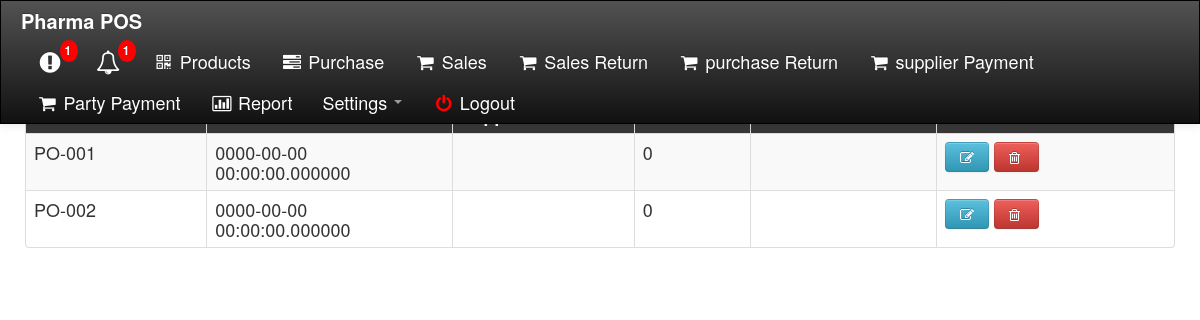
/supplierpayment/view.php (signed in), run on an earlier commit of the app's database.
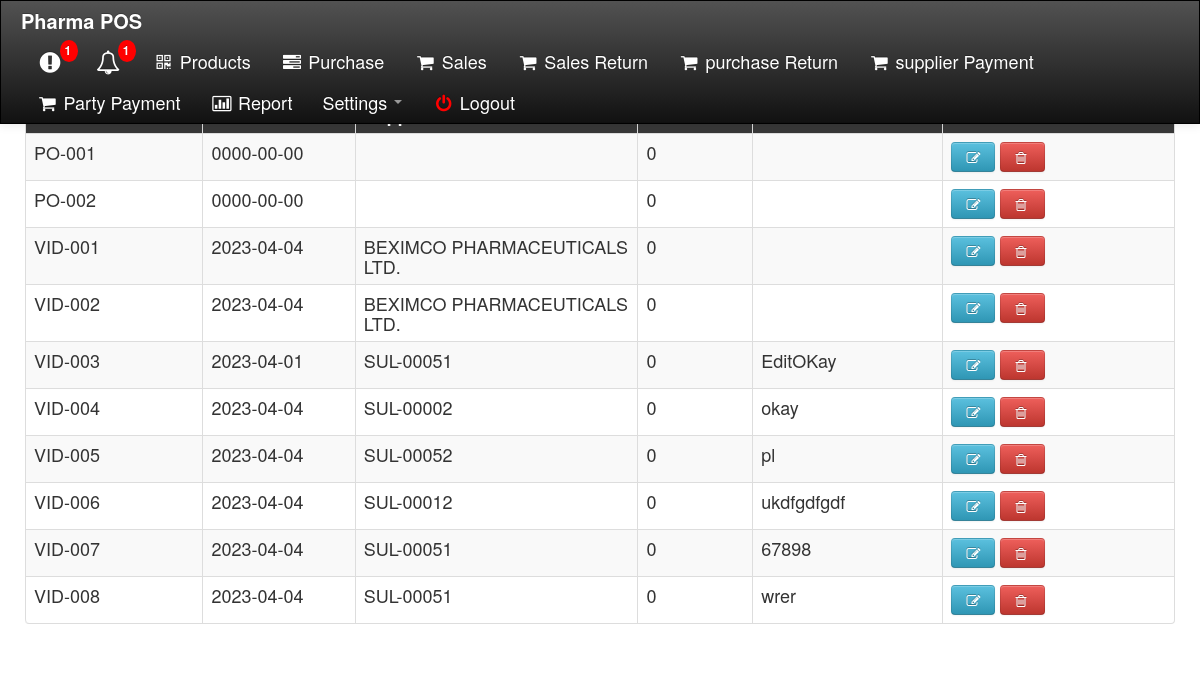
And on a later commit of the database.
### tables this page shows
CREATE TABLE `inv_supplierbalance` (
  `id` int(11) NOT NULL,
  `SBRefID` varchar(50) DEFAULT NULL,
  `SBDate` date DEFAULT NULL,
  `SBSupplierID` varchar(50) DEFAULT NULL,
  `SBDrAmount` float DEFAULT NULL,
  `SBCrAmount` float DEFAULT NULL,
  `SBRemark` varchar(255) DEFAULT NULL,
  `Type` varchar(50) DEFAULT NULL
);

### supplierpayment/view.php (the view, shortened to what this page needs)
<?php
       include('../dbcon.php');
?>
<!DOCTYPE html>
<html>
<head>
    <link rel="stylesheet" type="text/css" href="../css/bootstrap.css">
  <link rel="stylesheet" type="text/css" href="../css/font-awesome.min.css">
  <link rel="stylesheet" type="text/css" href="../css/bootstrap-responsive.css">
  <link rel="stylesheet" type="text/css" href="../src/facebox.css">
  <link rel="stylesheet" type="text/css" href="../css/style.css">
</head>
<body>
 <?php include('../top_menu.php'); ?>
    <?php
         $select_sql = "SELECT * FROM inv_supplier order by id";
         $select_query = mysqli_query($con,$select_sql);
         $row = mysqli_num_rows($select_query);
    ?>
      <div class="container" style="background-color:#fff;">
	   <div style="text-align:center;">
        Total Suppliers : <font color="green" style="font:bold 22px 'Aleo';">[<?php echo $row;?>]</font>
      </div>
    <div class="row">
      <div class="col-12">
        <form method="POST">
            <div style="height: auto;">
          <table id="table0" class="table table-bordered table-striped table-hover">
           <thead>
             <tr style="background-color: #383838; color: #FFFFFF;" >
			 <th width="3%">Voucher ID</th>
             <th width="3%">Date</th>
             <th width="3%">Supplier</th>
             <th width="1%">Amount</th>
			 <th width="3%">Remarks</th>
             <th width = "5%">Actions</th>
             </tr>
           </thead>
            <tbody>
        <?php include("../dbcon.php"); ?>
        <?php $sql = "SELECT * FROM inv_supplierbalance order by SBRefID asc"; ?>
        <?php $result =  mysqli_query($con,$sql); ?>
        <?php while( $row =  mysqli_fetch_array($result)) : ?>
        <tr style="">
			<td><?php echo $row['SBRefID']; ?></td>
            <td><?php echo $row['SBDate']; ?></td>
            <td><?php echo $row['SBSupplierID']; ?></td>
            <td><?php echo $row['SBDrAmount']; ?></td>
			<td><?php echo $row['SBRemark']; ?></td>
            <td>
			<a id="popup" href="update_view.php?SBRefID=<?php echo $row['SBRefID']?>"><button class="btn btn-info"><span class="icon-edit"></span></button></a>
          <button class="btn btn-danger delete" SBRefID="<?php echo $row['SBRefID']?>"><span class="icon-trash"></span>&nbsp;</button></td>
            </tr>
        <?php endwhile ?>
    </tbody>
           </table>
         </div>
      </form>
      </div>
    </div>
    </div>
 </body>
</html>

### top_menu.php (shortened to what this page needs)
<?php
$invoice_number = getDefaultCategoryCode('inv_issue', 'IssueID', '03d', '001', 'INV-');
$purchase_number = getDefaultCategoryCode('inv_receive', 'MRRNo', '03d', '001', 'PO-');
$voucher_number = getDefaultCategoryCode('inv_supplierpayment', 'voucherid', '03d', '001', 'VID-');
$dates= date('Y-m-d');
function getDefaultCategoryCode($table, $fieldName, $modifier, $defaultCode, $prefix){
    global $con;
    $sql    = "SELECT count($fieldName) as total_row FROM $table";
    $result = $con->query($sql);
    $lastRows   = $result->fetch_object();
    $number     = intval($lastRows->total_row) + 1;
    $defaultCode = $prefix.sprintf('%'.$modifier, $number);
    return $defaultCode;
}
 ?>
<div class="navbar navbar-inverse navbar-fixed-top">
	<div class=" navbar-inner">
		<div class="container-fluid">
			<a class="brand" href="#"><b>Pharma POS</b></a>
			<div class="nav-collapse">
				<ul class="nav pull-right">
					<li>
						<?php
							include("dbcon.php");
							$quantity = "10";
							$select_sql1 = "SELECT * FROM `stock` where `remain_quantity` <= '$quantity' and status='Available'";
							$result1 = mysqli_query($con,$select_sql1);
							$row2 = $result1->num_rows;
							if($row2 == 0)
								{
									echo ' <a  href="#" class="notification label-inverse" > <span class="icon-exclamation-sign icon-large"></span></a>';
								}
							else
								{
									echo ' <a  href="qty_alert.php" class="notification label-inverse" id="popup"> <span class="icon-exclamation-sign icon-large"></span> <span class="badge">'.$row2.'</span></a>';
								}
						?>
					</li>
					<li>
						<?php
							$date = date('d-m-Y');
							$inc_date = date("Y-m-d", strtotime("+6 month", strtotime($date)));
							$select_sql = "SELECT  * FROM stock WHERE expire_date <= '$inc_date' and status='Available' ";
							$result =  mysqli_query($con,$select_sql);
							$row1 = $result->num_rows;
							if($row1 == 0)
								{
									echo ' <a  href="#" class="notification label-inverse" > <span class="icon-bell icon-large"></span></a>';
								}
							else
								{
									echo ' <a  href="ex_alert.php" class="notification label-inverse" id="popup"> <span class="icon-bell icon-large"></span> <span class="badge">'.$row1.'</span></a>';
								}
						?>
					</li>
					<li><a href="product/view.php?invoice_number=<?php echo $purchase_number;?>&inv_date=<?php echo $dates; ?>"><span class="icon-qrcode"></span> Products</a></li>
					<li><a href="purchase.php?invoice_number=<?php echo $purchase_number;?>&inv_date=<?php echo $dates; ?>"><span class="icon-tasks"></span> Purchase</a></li>
					<li><a href="home.php?invoice_number=<?php echo $invoice_number;?>&inv_date=<?php echo $dates; ?>"><span class="icon-shopping-cart"></span> Sales</a></li>
					<li><a href="salesreturn.php?invoice_number=<?php echo $invoice_number;?>&inv_date=<?php echo $dates; ?>"><span class="icon-shopping-cart"></span> Sales Return</a></li>
					<li><a href="purchasereturn.php?invoice_number=<?php echo $invoice_number;?>&inv_date=<?php echo $dates; ?>"><span class="icon-shopping-cart"></span> purchase Return</a></li>
					<li><a href="supplier_payment.php?invoice_number=<?php echo $voucher_number;?>&inv_date=<?php echo $dates; ?>"><span class="icon-shopping-cart"></span> supplier Payment</a></li>
					<li><a href="supplier_payment.php"><span class="icon-shopping-cart"></span> Party Payment</a></li>
					<li><a href="sales_report.php?invoice_number=<?php echo $purchase_number;?>&inv_date=<?php echo $dates; ?>"><span class="icon-bar-chart"></span> Report</a></li>
					<li class="dropdown">
                        <a href="#" class="dropdown-toggle" data-toggle="dropdown">Settings <b class="caret"></b></a>
                    </li>
					<li><a href="logout.php" class="link"><font color='red'><span class="icon-off"></span></font> Logout</a></li>
				</ul>
			</div>
		</div>
	</div>
</div>

### css/style.css (style rules this page uses)
.notification { text-decoration: none; color: red; padding: 10px 26px; position: relative; display: inline-block; border-radius: 2px; }
.notification .badge { position: absolute; top: -1px; right: 1px; padding: 4px 7px 4px 5px; border-radius: 50%; background-color: red; color: white; }

### supplierpayment/view.php (style rules this page uses)
body { background-image: url(https://thumbs.dreamstime.com/b/pharmacy-interior-blurred-background-58416047.jpg); }

What changed in the data, as far as the page shows it:
changed inv_supplierbalance "PO-001": SBDate "0000-00-00 00:00:00.000000" → "0000-00-00"
changed inv_supplierbalance "PO-002": SBDate "0000-00-00 00:00:00.000000" → "0000-00-00"
added inv_supplierbalance: SBRefID "VID-001", SBDate "2023-04-04", SBSupplierID "BEXIMCO PHARMACEUTICALS LTD.", SBDrAmount "0"
added inv_supplierbalance: SBRefID "VID-002", SBDate "2023-04-04", SBSupplierID "BEXIMCO PHARMACEUTICALS LTD.", SBDrAmount "0"
added inv_supplierbalance: SBRefID "VID-003", SBDate "2023-04-01", SBSupplierID "SUL-00051", SBDrAmount "0", SBRemark "EditOKay"
added inv_supplierbalance: SBRefID "VID-004", SBDate "2023-04-04", SBSupplierID "SUL-00002", SBDrAmount "0", SBRemark "okay"
added inv_supplierbalance: SBRefID "VID-005", SBDate "2023-04-04", SBSupplierID "SUL-00052", SBDrAmount "0", SBRemark "pl"
added inv_supplierbalance: SBRefID "VID-006", SBDate "2023-04-04", SBSupplierID "SUL-00012", SBDrAmount "0", SBRemark "ukdfgdfgdf"
added inv_supplierbalance: SBRefID "VID-007", SBDate "2023-04-04", SBSupplierID "SUL-00051", SBDrAmount "0", SBRemark "67898"
added inv_supplierbalance: SBRefID "VID-008", SBDate "2023-04-04", SBSupplierID "SUL-00051", SBDrAmount "0", SBRemark "wrer"
